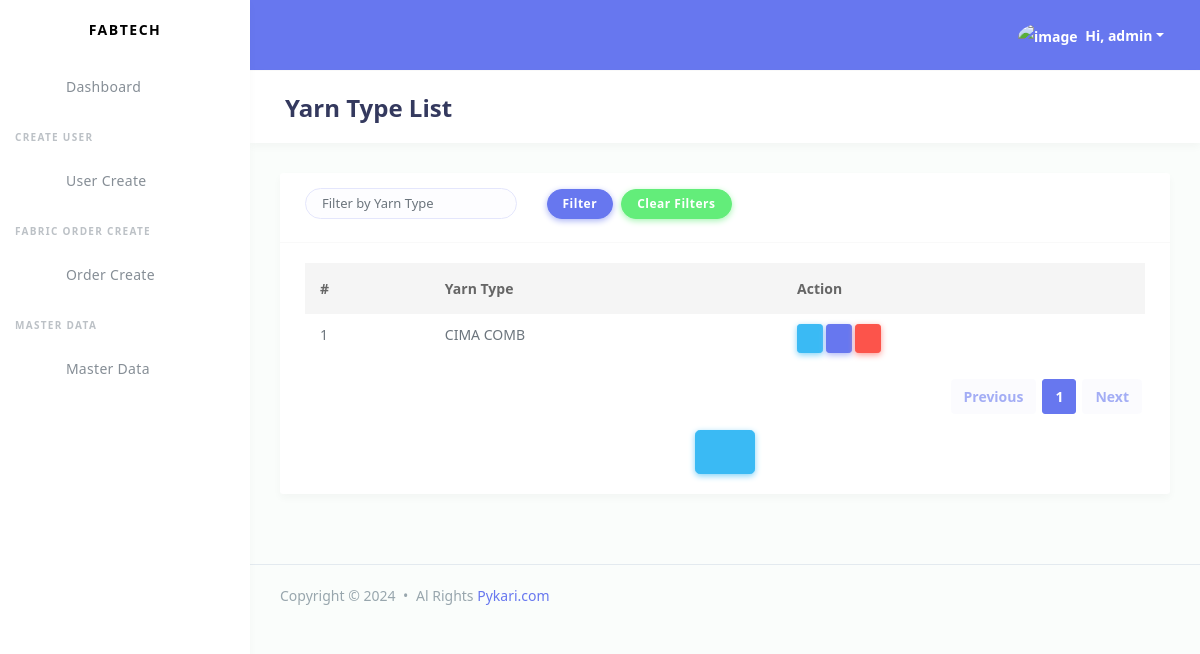
The page /fabricmanagement/yarn-type/ (signed in) on the database as committed earlier.
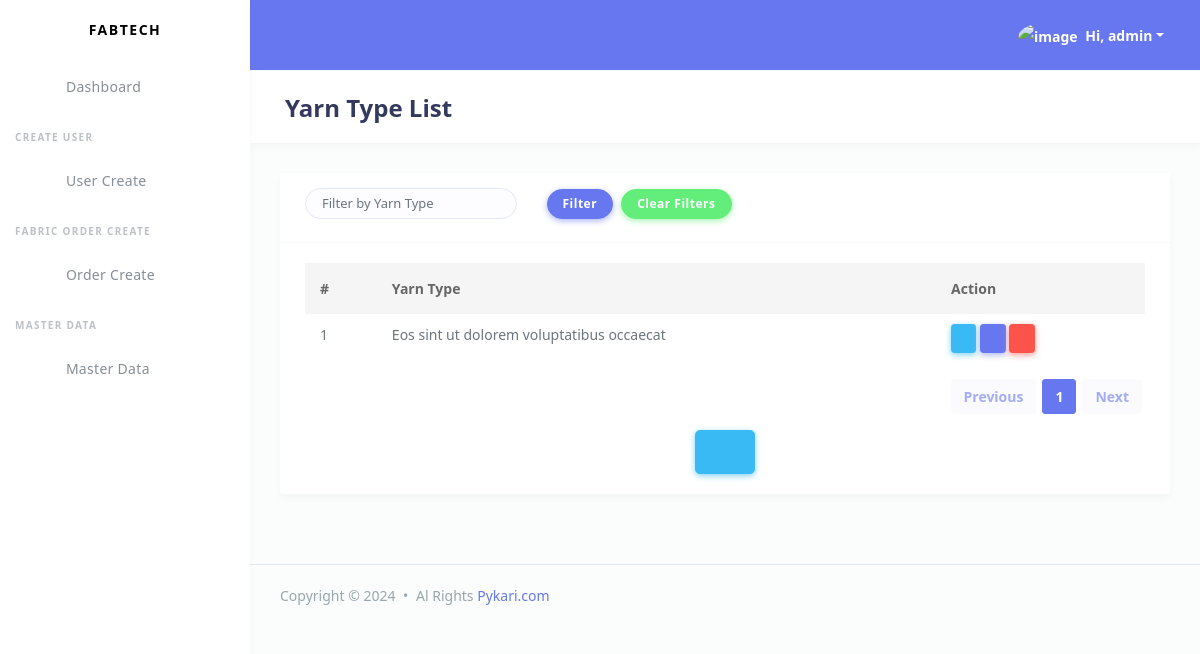
The same page on the database as committed later.
### fabricmanagement/models.py (models this page shows, shortened)
class YarnType(models.Model):
    yarn_type = models.CharField(max_length=70,unique=True,null=False,blank=False)
    created_at = models.DateTimeField(auto_now_add=True)
    updated_at = models.DateTimeField(auto_now=True)
    class Meta:
        indexes = [
            models.Index(fields=['yarn_type'])
        ]

### fabricmanagement/MasterDataView.py (the view)
# urls.py: path('yarn-type/', MasterDataView.YarnTypeListView.as_view(), name='yarn_type_list'),
class YarnTypeListView(LoginRequiredMixin,ListView):
    model = YarnType
    template_name = 'yarn-type/index.html'
    context_object_name = 'yarn_type'
    paginate_by = 10
    login_url = reverse_lazy('admin_singin')
    def get_queryset(self):
        filter_type = self.request.GET.get('yarn_type', '')
        queryset = YarnType.objects.all()
        if filter_type:
            queryset = queryset.filter(yarn_type__icontains=filter_type)
        return queryset

### fabricmanagement/templates/yarn-type/index.html (shortened to what this page needs)
{% extends "accounts/master/base.html" %}
{% block page_title %}
Yarn Type List
{% endblock page_title %}
{% block page_body %}
<div class="card">
    <div class="card-header">
        <form method="GET">
            <div class="row">
                <div class="col mb-2">
                    <input type="text" name="yarn_type" class="form-control form-control-lg" placeholder="Filter by Yarn Type" value="{{ request.GET.yarn_type }}">
                </div>
                <div class="col mb-2 d-flex align-items-end">
                    <button type="submit" class="btn btn-primary">Filter</button>
                    <a href="{% url 'yarn_type_list' %}" class="btn btn-success mx-2">Clear Filters</a>
                </div>
            </div>
        </form>
    </div>
    <div class="card-body">
        <div class="table-responsive">
            <table class="table table-bunited table-md">
                <thead>
                    <tr>
                        <th>#</th>
                        <th>Yarn Type</th>
                        <th>Action</th>
                    </tr>
                </thead>
                <tbody>
                    {% for type in yarn_type %}
                        <tr>
                            <td>{{ forloop.counter }}</td>
                            <td>{{ type.yarn_type }}</td>
                            <td>
                                <a href="{% url "yarn_type_detail" type.id %}" class="btn btn-info btn-sm d-inline-block">
                                    <i class="fas fa-eye"></i>
                                </a>
                                <a href="{% url "yarn_type_update" type.id %}" class="btn btn-primary btn-sm d-inline-block">
                                    <i class="fas fa-pen"></i>
                                </a>
                                <form method="post" action="{% url 'yarn_type_delete' type.id %}" class="d-inline-block" id="deleteForm{{ type.id }}">
                                    <button type="button" class="btn btn-danger btn-sm" onclick="confirmDelete({{ type.id }});">
                                        <i class="fas fa-trash-alt"></i>
                                    </button>
                                </form>
                            </td>
                        </tr>
                    {% empty %}
                        <tr>
                            <td colspan="7" class="text-center">No Yarn Type found.</td>
                        </tr>
                    {% endfor %}
                </tbody>
            </table>
        </div>
        {% include "accounts/master/pagination.html" %}
        <div class="text-center">
            <a href="{% url 'yarn_type_create' %}" class="btn btn-info btn-lg align-items-center">
                <i class="fas fa-plus-circle fs-3 me-2"></i>
            </a>
        </div>
    </div>
{% endblock page_body %}

Rows that differ between the two databases and show on the page:
removed YarnType: yarn_type "CIMA COMB"
added YarnType: yarn_type "Eos sint ut dolorem voluptatibus occaecat"
